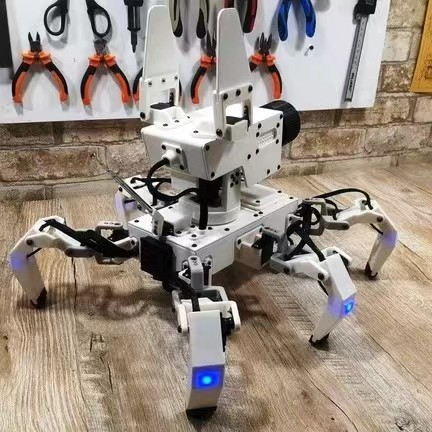
#> input picture Opencv/photo/01.jpg, 432 x 432 px
$ python opencv10.py
#> lines starting #> are read from the running program, lines starting #| are printed output that depends on the picture; after the words box and inside, x2 and y2 are one past the last pixel; in counts of white or black regions, pixels touching at a corner belong together
"""
    Canny边缘检测
    边缘检测基本流程
    1.使用高斯滤波器 平滑图像消除噪声
    2.计算图像中每个像素点的梯度强度和方向
    3.应用非极大值( Non-MaximumSuppression )抑制 以消除边缘检测带来的杂散响应
    4.应用双阈值( Double-Threshold )检测来确定真实的和潜在的边缘
    5.通过抑制孤立的弱边缘最终完成边缘检测

    双阈值 maxVal minVal
    梯度值 > maxVal :则处理为边界
    minVal < 梯度值 < maxVal: 连有边界则保留 否则舍弃
    梯度值 < minVal: 则舍弃

    cv2.Canny(img, minval, maxval)
    maxval 通常大于 minval 并且在实际应用中 典型的做法是 maxval 设置为 minval 的2到3倍。
"""

import cv2
import numpy as np

img = cv2.imread("photo/01.jpg", 0)
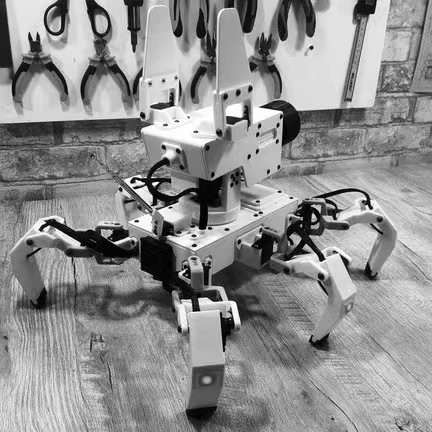
#> img: shape (432, 432); min 0, max 255, mean 143.3
v1 = cv2.Canny(img, 80, 150)
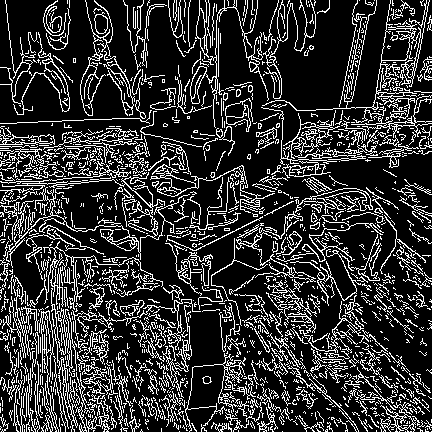
#> v1: shape (432, 432); 20.2% white in thin lines or dots
v2 = cv2.Canny(img, 50, 100)
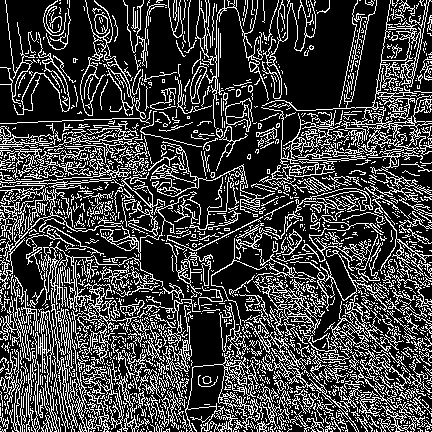
#> v2: shape (432, 432); 25.4% white in thin lines or dots
res = np.hstack((v1, v2))
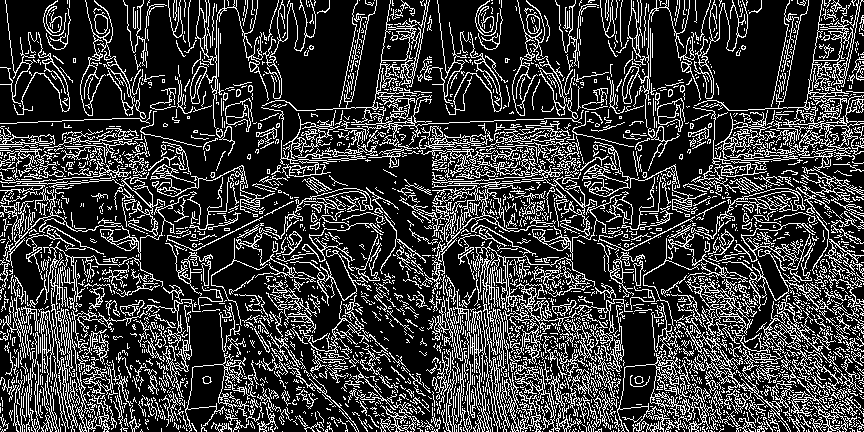
#> res: shape (432, 864); 22.8% white in thin lines or dots
cv2.imshow("res", res)
cv2.waitKey(0)
cv2.destroyAllWindows()
# minval 越小 maxval 越小 这样就相当于放松了条件 标准越小
# 表明希望检测出来的边界越多 得到的边界越多
